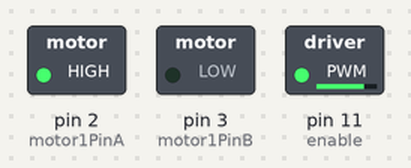
Recording of a sketch running on a simulated Arduino Uno, built with avr-gcc and run on an emulated ATmega328P. Parts: switched loads named in the sketch (green lamp = pin HIGH).

Above: at 0.1 s.
Timing chart, 0 to 1.6 s (numbered marks = the images above):
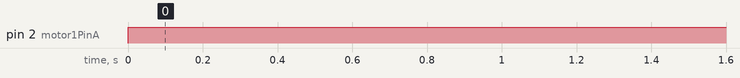

The sketch:

dc.ino
```cpp
int motor1PinA=2;
int motor1PinB=3;
int enable =11;

void setup() {
  pinMode(motor1PinA,OUTPUT);
  pinMode(motor1PinB,OUTPUT);
  pinMode(enable ,OUTPUT);
  analogWrite(enable ,200);
}

void loop() {
  digitalWrite(motor1PinA,HIGH);
  digitalWrite(motor1PinB,LOW);
  delay(1000);
}
```

Measured:
- by itself, pin 2 (motor1PinA): LOW → HIGH at 0.00 s
